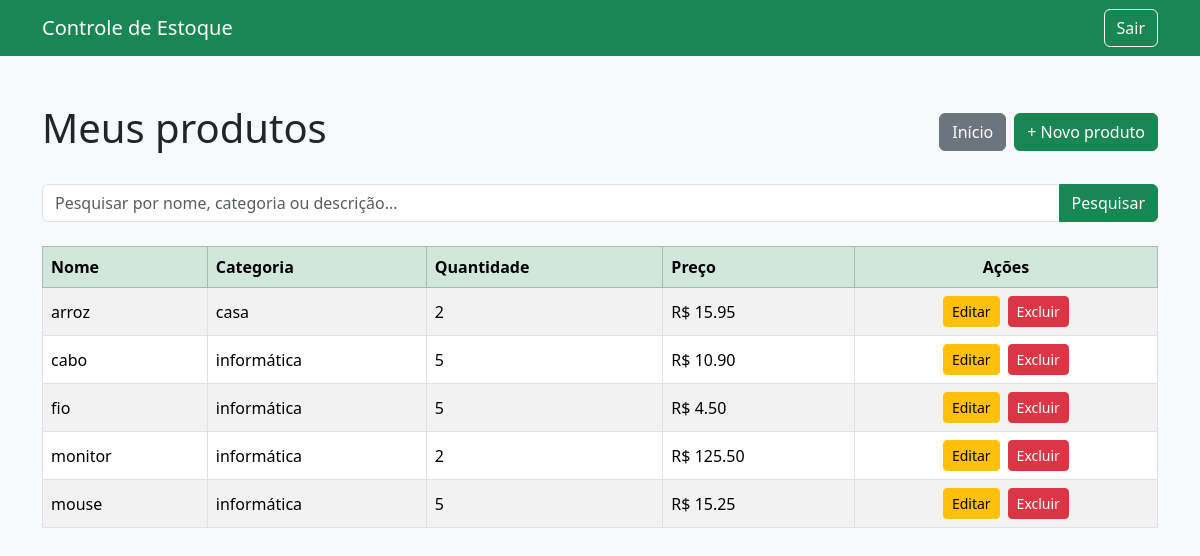
The page /produtos/ (signed in) on the database its author committed.
### produtos/models.py (models this page shows, shortened)
class Produto(models.Model):
    usuario = models.ForeignKey(
        settings.AUTH_USER_MODEL,
        on_delete=models.CASCADE,
        related_name="produtos",
        verbose_name="Usuário"
    )
    nome = models.CharField(
        max_length=100,
        verbose_name="Nome do produto"
    )
    descricao = models.TextField(
        blank=True,
        verbose_name="Descrição"
    )
    categoria = models.CharField(
        max_length=60,
        blank=True,
        verbose_name="Categoria"
    )
    quantidade = models.PositiveIntegerField(
        default=0,
        verbose_name="Quantidade em estoque"
    )
    preco = models.DecimalField(
        max_digits=10,
        decimal_places=2,
        verbose_name="Preço unitário"
    )
    criado_em = models.DateTimeField(
        auto_now_add=True,
        verbose_name="Data de cadastro"
    )
    class Meta:
        verbose_name = "Produto"
        verbose_name_plural = "Produtos"
        ordering = ["nome"]

### produtos/views.py (the view)
# urls.py: path("produtos/", views.lista_produtos, name="lista"),
@login_required
def lista_produtos(request):
    produtos = Produto.objects.filter(
        usuario=request.user
    )
    return render(
        request,
        "produtos/lista.html",
        {"produtos": produtos},
    )

### produtos/templates/produtos/lista.html (shortened to what this page needs)
<!DOCTYPE html>
<html lang="pt-br">
<head>
    <link
        href="https://cdn.jsdelivr.net/npm/bootstrap@5.3.3/dist/css/bootstrap.min.css"
        rel="stylesheet"
    >
</head>
<body class="bg-light">
<nav class="navbar navbar-dark bg-success">
    <div class="container">
        <a class="navbar-brand" href="{% url 'produtos:home' %}">
            Controle de Estoque
        </a>
        <form method="post" action="{% url 'logout' %}">
            <button type="submit" class="btn btn-outline-light">
                Sair
            </button>
        </form>
    </div>
</nav>
<main class="container py-5">
    <div class="d-flex flex-wrap justify-content-between align-items-center gap-3 mb-4">
        <h1>Meus produtos</h1>
        <div class="d-flex gap-2">
            <a href="{% url 'produtos:home' %}" class="btn btn-secondary">
                Início
            </a>
            <a href="{% url 'produtos:cadastrar' %}" class="btn btn-success">
                + Novo produto
            </a>
        </div>
    </div>
    <form method="get" action="{% url 'produtos:lista' %}" class="mb-4">
        <div class="input-group">
            <input
                type="search"
                name="q"
                value="{{ pesquisa }}"
                class="form-control"
                placeholder="Pesquisar por nome, categoria ou descrição..."
            >
            <button type="submit" class="btn btn-success">
                Pesquisar
            </button>
        </div>
    </form>
    {% if produtos %}
        <div class="table-responsive">
            <table class="table table-striped table-bordered align-middle bg-white">
                <thead class="table-success">
                    <tr>
                        <th>Nome</th>
                        <th>Categoria</th>
                        <th>Quantidade</th>
                        <th>Preço</th>
                        <th class="text-center">Ações</th>
                    </tr>
                </thead>
                <tbody>
                    {% for produto in produtos %}
                        <tr>
                            <td>{{ produto.nome }}</td>
                            <td>{{ produto.categoria|default:"Não informada" }}</td>
                            <td>{{ produto.quantidade }}</td>
                            <td>R$ {{ produto.preco|floatformat:2 }}</td>
                            <td class="text-center">
                                <div class="d-flex justify-content-center gap-2">
                                    <a
                                        href="{% url 'produtos:editar' produto.id %}"
                                        class="btn btn-warning btn-sm"
                                    >
                                        Editar
                                    </a>
                                    <a
                                        href="{% url 'produtos:excluir' produto.id %}"
                                        class="btn btn-danger btn-sm"
                                    >
                                        Excluir
                                    </a>
                                </div>
                            </td>
                        </tr>
                    {% endfor %}
                </tbody>
            </table>
        </div>
    {% endif %}
</main>
</body>
</html>

### rows shown on the page
Produto: nome "arroz", categoria "casa", quantidade "2", preco "15.95"
Produto: nome "cabo", categoria "informática", quantidade "5", preco "10.90"
Produto: nome "fio", categoria "informática", quantidade "5", preco "4.50"
Produto: nome "monitor", categoria "informática", quantidade "2", preco "125.50"
Produto: nome "mouse", categoria "informática", quantidade "5", preco "15.25"
